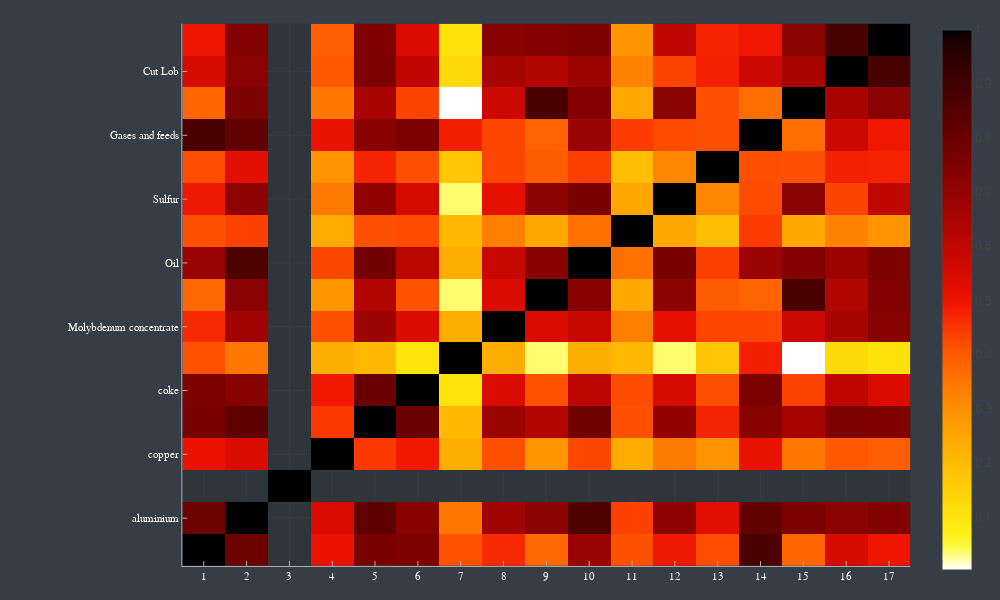

Notebook code cell kept with this figure:
### Code cell
Names = CostumMods.GetProdName.(parse.(Int, getindex.(split.(SelectedProds, "-"), 2)))
display(heatmap(nothing, Names, CorMatPrices, xticks=1:17, c=cgrad(rev=true), size = (1000, 600)))
# display(heatmap(CovMatPrices, xticks=1:17, yticks=1:17, ratio=:equal, c=cgrad(rev=true)))

### Figure 1 — Plotly figure (JSON) as saved in the notebook; plotly's stock layout.template omitted (floating-point values rounded to 4 significant figures; data arrays with more than 128 entries replaced by an {"elided": "..."} marker saying what was removed)
{"data": [{"colorbar": {"title": ""}, "colorscale": {"elided": "256x2 mixed values"}, "name": "y1", "showlegend": false, "showscale": true, "type": "heatmap", "x": [0.5, 1.5, 2.5, 3.5, 4.5, 5.5, 6.5, 7.5, 8.5, 9.5, 10.5, 11.5, 12.5, 13.5, 14.5, 15.5, 16.5, 17.5], "xaxis": "x", "y": [0, 1, 2, 3, 4, 5, 6, 7, 8, 9, 10, 11, 12, 13, 14, 15, 16, 17], "yaxis": "y", "z": {"elided": "17x17 float values"}, "zmax": 1, "zmin": 0.0012}], "layout": {"annotations": [], "height": 600, "legend_position": {"bgcolor": "rgba(54, 61, 70, 1.000)", "bordercolor": "rgba(255, 255, 255, 1.000)", "borderwidth": 1, "font": {"color": "rgba(255, 255, 255, 1.000)", "family": "sans-serif", "size": 11}, "title": {"font": {"color": "rgba(255, 255, 255, 1.000)", "family": "sans-serif", "size": 15}, "text": ""}, "tracegroupgap": 0, "traceorder": "normal", "x": 1, "xanchor": "auto", "y": 1, "yanchor": "auto"}, "margin": {"b": 20, "l": 0, "r": 0, "t": 20}, "paper_bgcolor": "rgba(54, 61, 70, 1.000)", "plot_bgcolor": "rgba(48, 52, 59, 1.000)", "showlegend": true, "width": 1000, "xaxis": {"anchor": "y", "domain": [0.1995, 0.9961], "gridcolor": "rgba(173, 178, 183, 0.100)", "gridwidth": 0.5, "linecolor": "rgba(173, 178, 183, 1.000)", "mirror": false, "range": [0.5, 17.5], "showgrid": true, "showline": true, "showticklabels": true, "tickangle": 0, "tickcolor": "rgb(173, 178, 183)", "tickfont": {"color": "rgba(255, 255, 255, 1.000)", "family": "sans-serif", "size": 11}, "tickmode": "array", "ticks": "inside", "ticktext": ["1", "2", "3", "4", "5", "6", "7", "8", "9", "10", "11", "12", "13", "14", "15", "16", "17"], "tickvals": [1, 2, 3, 4, 5, 6, 7, 8, 9, 10, 11, 12, 13, 14, 15, 16, 17], "title": "", "titlefont": {"color": "rgba(255, 255, 255, 1.000)", "family": "sans-serif", "size": 15}, "type": "-", "visible": true, "zeroline": false, "zerolinecolor": "rgba(173, 178, 183, 1.000)"}, "yaxis": {"anchor": "x", "domain": [0.02508, 0.9934], "gridcolor": "rgba(173, 178, 183, 0.100)", "gridwidth": 0.5, "linecolor": "rgba(173, 178, 183, 1.000)", "mirror": false, "range": [0, 17], "showgrid": true, "showline": true, "showticklabels": true, "tickangle": 0, "tickcolor": "rgb(173, 178, 183)", "tickfont": {"color": "rgba(255, 255, 255, 1.000)", "family": "sans-serif", "size": 11}, "tickmode": "array", "ticks": "inside", "ticktext": ["aluminium", "copper", "coke", "Molybdenum concentrate", "Oil", "Sulfur", "Gases and feeds", "Cut Lob"], "tickvals": [1.5, 3.5, 5.5, 7.5, 9.5, 11.5, 13.5, 15.5], "title": "", "titlefont": {"color": "rgba(255, 255, 255, 1.000)", "family": "sans-serif", "size": 15}, "type": "-", "visible": true, "zeroline": false, "zerolinecolor": "rgba(173, 178, 183, 1.000)"}}}
